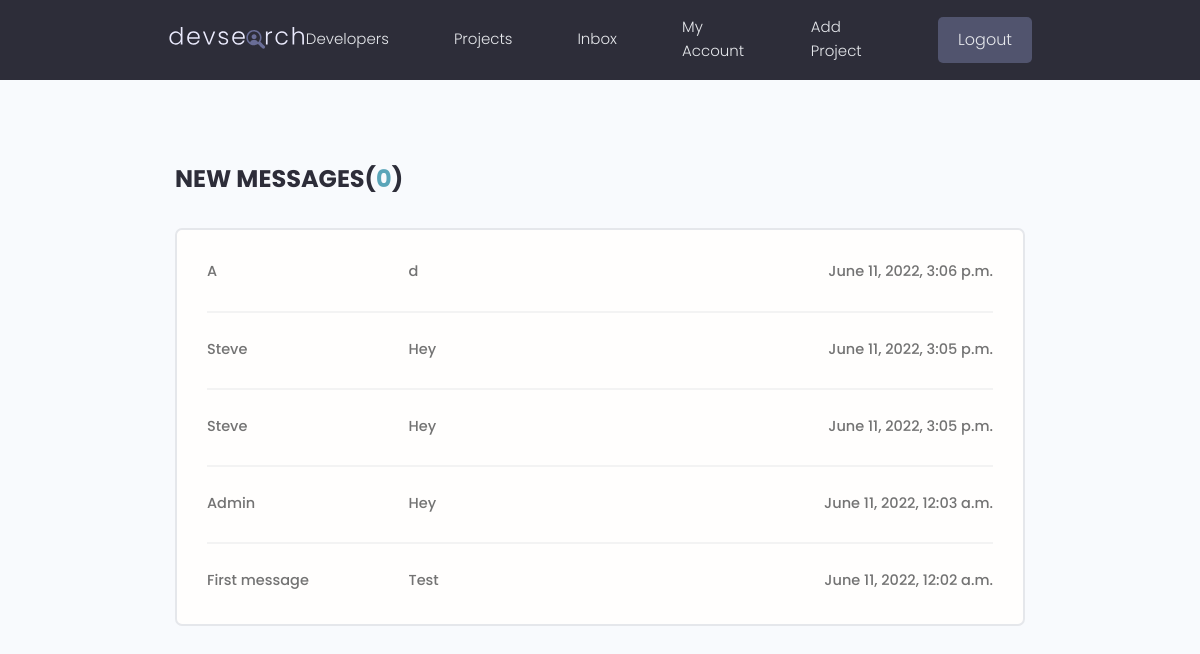
/inbox/ (signed in), run on the app's committed database.
### users/models.py (models this page shows, shortened)
class Message(models.Model):
    sender = models.ForeignKey(
        Profile, on_delete=models.SET_NULL, null=True, blank=True)
    recipient = models.ForeignKey(
        Profile, on_delete=models.SET_NULL, null=True, blank=True, related_name='messages')
    name = models.CharField(max_length=200, null=True, blank=True)
    email = models.EmailField(max_length=200, null=True, blank=True)
    subject = models.CharField(max_length=200, null=True, blank=True)
    body = models.TextField()
    is_read = models.BooleanField(default=False, null=True)
    created = models.DateTimeField(auto_now_add=True)
    id = models.UUIDField(default=uuid.uuid4, unique=True,
                            primary_key=True, editable=False)
    class Meta:
        ordering = ['is_read', '-created']

### users/views.py (the view)
# urls.py: path('inbox/', views.inbox, name='inbox'),
@login_required(login_url='login')
def inbox(request):
    profile = request.user.profile
    messageRequests = profile.messages.all()
    unreadCount = messageRequests.filter(is_read=False).count()
    context = {'messageRequests': messageRequests, 'unreadCount': unreadCount}
    return render(request, 'users/inbox.html', context)

### users/templates/users/inbox.html
{% extends 'main.html' %}
{% block content %}
<main class="inbox my-xl">
  <div class="content-box">
    <h3 class="inbox__title">New Messages(<span>{{unreadCount}}</span>)</h3>
    <ul class="messages">
      {% for message in messageRequests %}
      {% if message.is_read == False %}
      <li class="message message--unread">
      {% else %}
      <li class="message message">
      {% endif %}
        <a href="{% url 'message' message.id %}">
          <span class="message__author">{{message.name}}</span>
          <span class="message__subject">{{message.subject}}</span>
          <span class="message__date">{{message.created}}</span>
        </a>
      </li>
      {% endfor %}
    </ul>
  </div>
</main>
{% endblock content %}

### static/styles/app.css (style rules this page uses)
:root { --color-sub: #2d2d39; }
html { height: 100%; }
.content-box { width: 95%; max-width: 85rem; margin: 0 auto; }
.inbox { height: 90vh; }
.inbox__title, .inbox__title span { font-size: 2.4rem; font-weight: 700; color: var(--color-sub); text-transform: uppercase; text-align: left; margin-bottom: 3rem; }
.inbox__title span { color: var(--color-main); }
.messages { list-style: none; background: var(--color-white); padding: 0.5rem 3rem; border: 2px solid var(--color-light); border-radius: 0.7rem; }
.message { padding: 2.5rem 0; }
.message > a span { font-size: 1.45rem; font-weight: 500; }
.message:not(:last-child) { border-bottom: 2px solid var(--color-white-light); }
.message > a { display: flex; gap: 1rem; }
.message__author, .message__date { flex-basis: 25%; }
.message__subject { flex-basis: 50%; }
.message__date { text-align: right; }

### static/uikit/styles/modules/_variables.css (style rules this page uses)
:root { --color-main: #5aa5b9; --color-main-light: #e6faff; --color-sub: #3f4156; --color-sub-light: #51546e; --color-sub-lighter: #ededfd; --color-text: #737373; --color-gray: #8b8b8b; --color-light: #e5e7eb; --color-light-gray: #767676; --color-bg: #f8fafd; --color-white: #fffefd; --color-white-light: #f3f3f3; --color-success: #359e64; --color-success-bg: #def8e8; --color-error: #fc4b0b; --color-error-bg: #fff2ee; --font-base: 'Poppins', arial, helvetica, 'Segoe UI', roboto, ubuntu, sans-serif; --font-monospace: 'Fira Code', 'Courier New', courier, monospace; --font-regular: 300; --font-medium: 500; --font-bold: 700; --generic-shadow: 1px 1px 5px #00000010; --generic-transition: all 0.3s ease-in-out; }

### static/uikit/styles/modules/_base.css (style rules this page uses)
* { margin: 0; padding: 0; box-sizing: border-box; text-rendering: optimizeLegibility; color: inherit; font-size: inherit; }
html { font-size: 50%; }
@media only screen and (min-width: 480px) { html { font-size: 56.25%; } }
@media only screen and (min-width: 1200px) { html { font-size: 62.5%; } }
body { line-height: 1.6; font-weight: 400; font-size: 1.5rem; color: var(--color-text); background-color: var(--color-bg); min-height: 100vh; }

### static/uikit/styles/modules/_typography.css (style rules this page uses)
* { font-family: var(--font-base); }
h3 { font-size: 3.2rem; font-weight: var(--font-medium); }
p, span, strong { font-size: 1.6rem; color: var(--color-text); font-weight: var(--font-regular); }
a { padding-bottom: 2px; text-decoration: none; display: inline-block; color: var(--color-main); font-weight: var(--font-medium); }

### static/uikit/styles/modules/_utilities.css (style rules this page uses)
.my-xl { margin: 8rem auto; }

### data on the page
Message: name "A", subject "d", created "June 11, 2022, 3:06 p.m."
Message: name "Steve", subject "Hey", created "June 11, 2022, 3:05 p.m."
Message: name "Steve", subject "Hey", created "June 11, 2022, 3:05 p.m."
Message: name "Admin", subject "Hey", created "June 11, 2022, 12:03 a.m."
Message: name "First message", subject "Test", created "June 11, 2022, 12:02 a.m."

### other printed values
{{ unreadCount }} "0"
